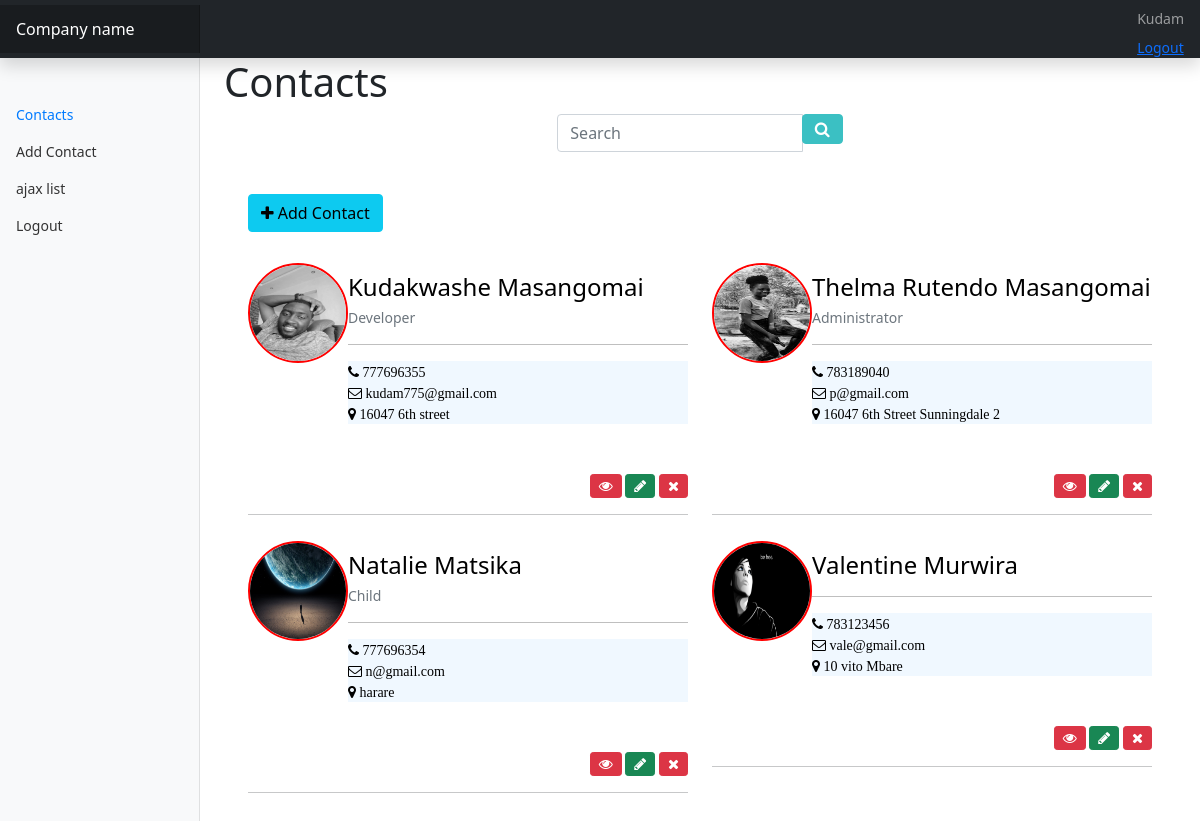
Page /contacts/ (signed in) on the earlier database version.
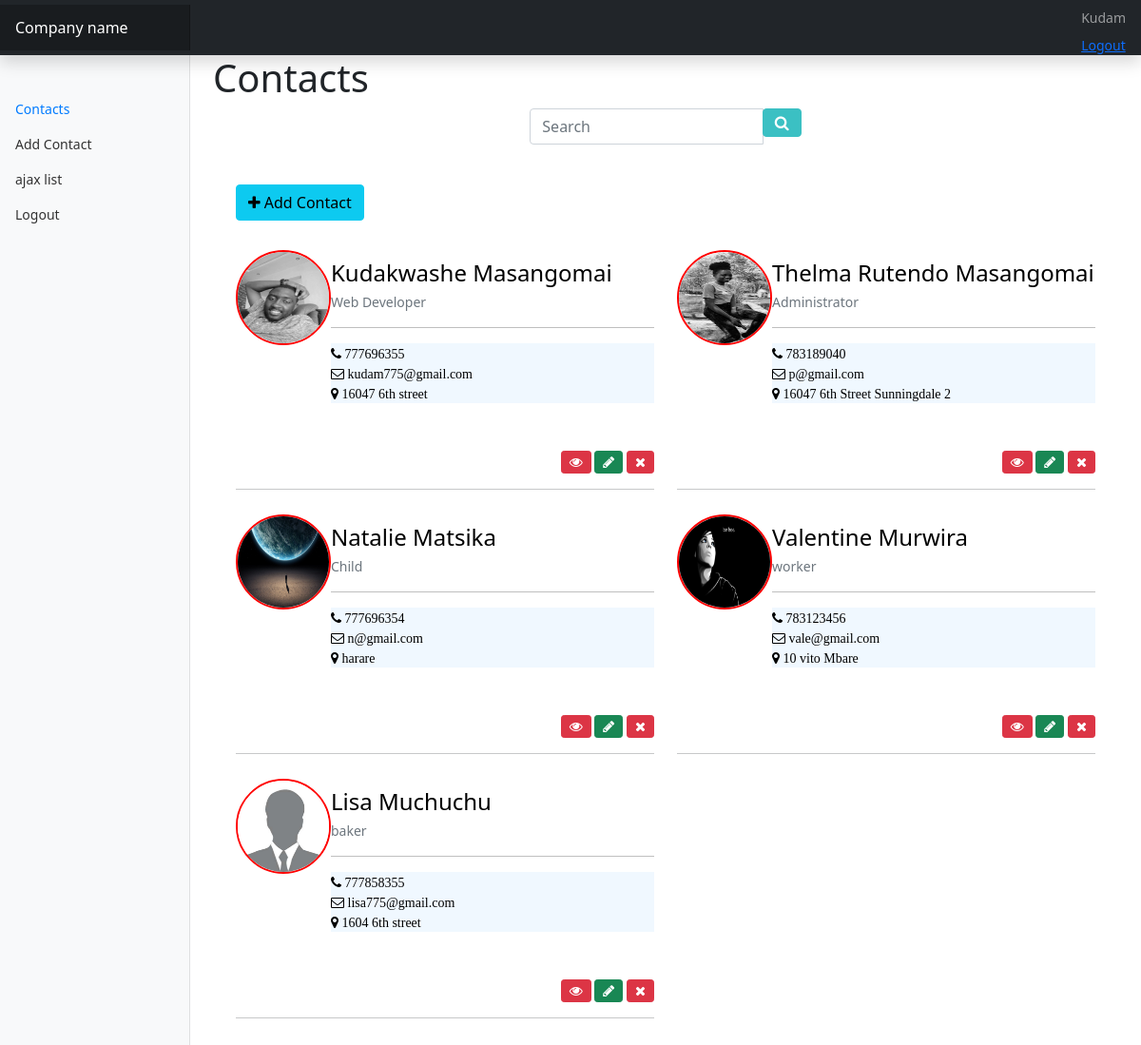
Same page on the later database version.
### main/models.py (models this page shows, shortened)
class contacts(models.Model):
    userid = models.ForeignKey(User,on_delete=models.CASCADE)
    contact_name = models.CharField(max_length=100, blank=True, null=True)
    contact_lastname = models.CharField(max_length=100)
    contact_job = models.CharField(max_length=100,default='')
    contact_email = models.EmailField(max_length=100,unique=True)
    contact_phone = models.PositiveIntegerField(unique= True)
    contact_address = models.CharField(max_length=100)
    contact_image = models.ImageField(default='default.jpg' ,upload_to ='profile_pics')
    class Meta:
        ordering =['id']
    '''def clean(self):

        if self.contact_address != 'Sunningdale':
            raise ValidationError('we only want sunngindale people')
        return self.clean_data'''

### main/views.py (the view)
# urls.py: path('contacts/',ContactListView.as_view(),name='contacts'),
class ContactListView(LoginRequiredMixin,ListView):
    model = contacts # the model /database we are getting out data
    template_name = 'main/contacts.html'  # were we going to display i.e the html page
    context_object_name = 'contacts' #variable name we will use to loop through the data
    paginate_by = 6 #paginating
    def get_queryset(self,**kwargs):
        queryset = super(ContactListView, self).get_queryset()
        queryset = contacts.objects.filter(userid = self.request.user )
        return queryset

### main/templates/main/contacts.html (shortened to what this page needs)
{% extends "main/base/base.html" %}
{% block content %}
<link href="https://maxcdn.bootstrapcdn.com/font-awesome/4.3.0/css/font-awesome.min.css" rel="stylesheet">
<h1>Contacts</h1>
<form method="get"  action="{% url 'searched-contact' %}" autocomplete="off">
<div class="container bootstrap snippets bootdey">
   <div class="row">
    <div class="col-xs-6 col-md-4"></div>
        <div class="col-xs-6 col-md-4">
            <div class="panel panel-default">
                <div class="panel-body p-t-0">
                    <div class="input-group">
                        <input type="text" id="example-input1-group2" required="required" name="searchcontact" class="form-control" placeholder="Search">
                        <span class="input-group-btn">
                            <button type="submit" class="btn btn-effect-ripple btn-primary"><i class="fa fa-search"></i></button>
                        </span>
                    </div>
                </div>
            </div>
        </div>
        <div class="col-xs-6 col-md-4"></div>
    </div>
</form>
         <div class="clearfix"><br/><br/>
            <a href="{% url 'add-contacts' %}" class="btn btn-info"> <i class="fa fa-Plus"> </i> Add Contact
             </a><br/><br/>     </div>
<div class="row">
    {% for obj in contacts %}
        <div class="col-sm-6">
            <div class="panel">
                <div class="panel-body p-t-10">
                    <div class="media-main">
                        <a class="pull-left" href="#">
                             <img class="thumb-lg img-circle bx-s" src="{{obj.contact_image.url}}" alt=""
                              style="
                              border-radius:50px;
                              border:2px double red;
                              height:100px;
                              width:100px;
                              ">
                        </a>
                        <div class="info">
                            <h4>{{ obj.contact_name }} {{ obj.contact_lastname }}</h4>
                            <p class="text-muted">{{ obj.contact_job }}</p>
                            <hr/>
                              <ul class="social-links list-inline p-b-10"
                              style="
                              background-color:aliceblue;
                              margin-bottom:50px;
                              ">
                        <li>
                            <i class="fa fa-phone"> {{ obj.contact_phone }}</i>
                        </li>
                        <li>
                          <i class="fa fa-envelope-o"> {{ obj.contact_email }}</i>  </br/>
                        </li>
                        <li>
                           <i class="fa fa-map-marker" aria-hidden="true"> {{ obj.contact_address }}</i>
                        </li>
                    </ul>
                        </div>
                        <div class="pull-right btn-group-sm">
                            <a href="{% url 'view-contact' obj.id %}" class="btn btn-danger tooltips" data-placement="top" data-toggle="tooltip" data-original-title="View">
                                <i class="fa fa-eye"></i>
                            </a>
                            <a href="{% url 'edit-contact' obj.id %}" class="btn btn-success tooltips" data-placement="top" data-toggle="tooltip" data-original-title="Edit">
                                <i class="fa fa-pencil"></i>
                            </a>
                            <a href="{% url 'delete-contact' obj.id %}" class="btn btn-danger tooltips" data-placement="top" data-toggle="tooltip" data-original-title="Delete">
                                <i class="fa fa-close"></i>
                            </a>
                        </div>
                    </div>
                    <div class="clearfix"></div>
                    <hr>
                </div>
            </div>
        </div>
        {% endfor %}
</div>
</div>
{% endblock content %}

### main/templates/main/base/base.html (shortened to what this page needs)
{% load static %}
<html>
<head>
<link rel="stylesheet" type="text/css" href="{% static 'main/css/bootstrap.css' %}">
<link rel="stylesheet" type="text/css" href="{% static 'main/css/bootstrap.min.css' %}">
<link rel="stylesheet" type="text/css" href="{% static 'main/css/header.css' %}">
<link rel="stylesheet" type="text/css" href="{% static 'main/css/icons.css' %}">
<link rel="stylesheet" type="text/css" href="{% static 'main/css/contacts.css' %}">
</head>
<body>
<nav class="navbar navbar-dark sticky-top bg-dark flex-md-nowrap p-0 shadow">
  <a class="navbar-brand col-md-3 col-lg-2 mr-0 px-3" href="#">Company name</a>
  <ul class="navbar-nav px-3">
  	 <li class="nav-item text-nowrap">
      {% if user.is_authenticated %}
      <a class="nav-link" href="#">{{user.username|capfirst }}</a>
    </li>
    <li class="nav-item text-nowrap">
      <a href="{% url 'logout' %}">Logout</a>
    </li>
  </ul>
     {% endif %}
</nav>
<div class="container-fluid">
  <div class="row">
    <nav id="sidebarMenu" class="col-md-3 col-lg-2 d-md-block bg-light sidebar collapse">
      <div class="sidebar-sticky pt-5">
        <ul class="nav flex-column">
          <li class="nav-item">
            <a class="nav-link active" href="{% url 'contacts' %}">
              Contacts
            </a>
          </li>
          <li class="nav-item">
             <a class="nav-link" href="{% url 'add-contacts' %}">
             Add Contact
            </a>
          </li>
          <li class="nav-item">
            <a class="nav-link" href="{% url 'ajax-contact-list' %}">
            ajax list
           </a>
         </li>
          <li class="nav-item">
            <a class="nav-link" href="{% url 'logout' %}">
              Logout
            </a>
          </li>
        </ul>
      </div>
    </nav>
    <main role="main" class="col-md-9 ms-sm-auto col-lg-10 px-md-4">
      {% block content %}
      {% endblock content %}
  </div>
</body>
</html>

### main/static/main/css/header.css (style rules this page uses)
body { font-size: .875rem; }
.sidebar { position: fixed; top: 0; bottom: 0; left: 0; z-index: 100; padding: 48px 0 0; box-shadow: inset -1px 0 0 rgba(0, 0, 0, .1); }
.sidebar-sticky { position: relative; top: 0; height: calc(100vh - 48px); padding-top: .5rem; overflow-x: hidden; overflow-y: auto; }
.sidebar .nav-link { font-weight: 500; color: #333; }
.sidebar .nav-link.active { color: #007bff; }
.navbar-brand { padding-top: .75rem; padding-bottom: .75rem; font-size: 1rem; background-color: rgba(0, 0, 0, .25); box-shadow: inset -1px 0 0 rgba(0, 0, 0, .25); }

### main/static/main/css/contacts.css (style rules this page uses)
.btn-primary, .btn-primary:hover, .btn-primary:focus, .btn-primary:active, .btn-primary.active, .btn-primary.focus, .btn-primary:active, .btn-primary:focus, .btn-primary:hover, .open>.dropdown-toggle.btn-primary { background-color: #3bc0c3; border: 1px solid #3bc0c3; }
.p-t-10 { padding-top: 10px !important; }
.media-main a.pull-left { width: 100px; }
.thumb-lg { height: 84px; width: 84px; }
.media-main .info { overflow: hidden; color: #000; }
.media-main .info h4 { padding-top: 10px; margin-bottom: 5px; }

Differences in the rows shown:
changed contacts "Kudakwashe": contact_job "Developer" → "Web Developer"
changed contacts "Valentine": contact_job (not shown) → "worker"
added contacts: contact_image (placeholder picture), contact_name "Lisa", contact_lastname "Muchuchu", contact_job "baker", contact_phone "777858355", contact_email "lisa775@gmail.com", contact_address "1604 6th street"
